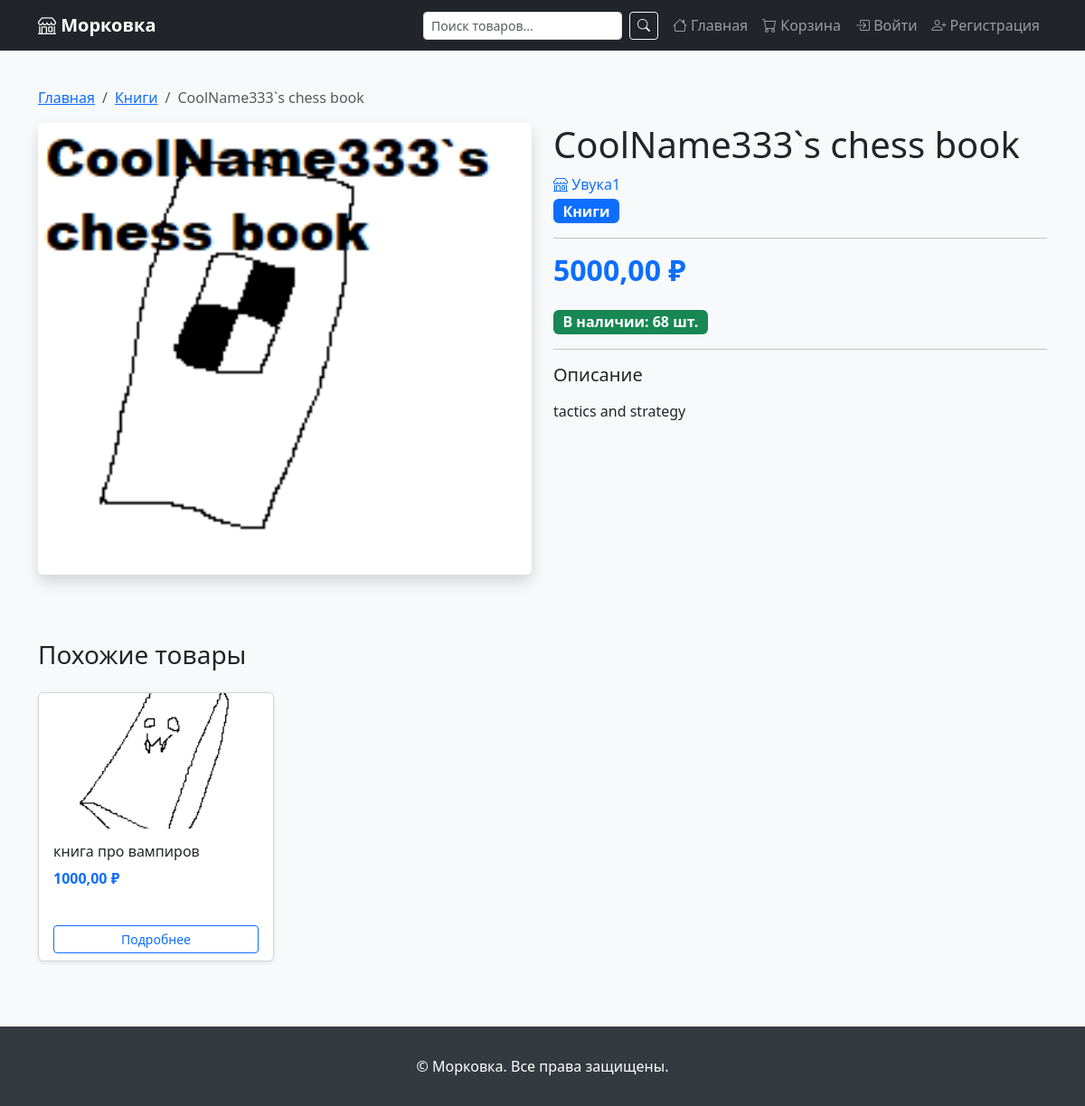
Screenshot of /store/product/coolname333s-chess-book/ with the database file from the repository.
### marketplace_project/products/models.py (models this page shows, shortened)
class Product(models.Model):
    name = models.CharField(max_length=200, verbose_name='Название')
    slug = models.SlugField(max_length=200, unique=True, blank=True)
    description = models.TextField(blank=True, verbose_name='Описание')
    price = models.DecimalField(
        max_digits=10,
        decimal_places=2,
        verbose_name='Цена',
    )
    stock = models.PositiveIntegerField(
        default=0,
        verbose_name='Остаток на складе',
    )
    image = models.ImageField(
        upload_to='products/',
        blank=True,
        null=True,
        verbose_name='Изображение',
    )
    is_active = models.BooleanField(default=True, verbose_name='Активен')
    created_at = models.DateTimeField(auto_now_add=True)
    updated_at = models.DateTimeField(auto_now=True)
    vendor = models.ForeignKey(
        'users.Vendor',
        on_delete=models.CASCADE,
        related_name='products',
        verbose_name='Продавец',
    )
    category = models.ForeignKey(
        Category,
        on_delete=models.SET_NULL,
        null=True,
        blank=True,
        related_name='products',
        verbose_name='Категория',
    )
    class Meta:
        verbose_name = 'Товар'
        verbose_name_plural = 'Товары'
        ordering = ['-created_at']
        indexes = [
            models.Index(fields=['slug']),
            models.Index(fields=['-created_at']),
            models.Index(fields=['is_active', '-created_at']),
        ]
    def get_absolute_url(self):
        return reverse('store:product_detail', kwargs={'slug': self.slug})
    @property
    def is_in_stock(self):
        return self.stock > 0

class Category(models.Model):
    name = models.CharField(max_length=200, verbose_name='Название')
    slug = models.SlugField(max_length=200, unique=True, blank=True)
    description = models.TextField(blank=True, verbose_name='Описание')
    parent = models.ForeignKey(
        'self',
        on_delete=models.CASCADE,
        null=True,
        blank=True,
        related_name='children',
        verbose_name='Родительская категория',
    )
    is_active = models.BooleanField(default=True, verbose_name='Активна')
    created_at = models.DateTimeField(auto_now_add=True)
    class Meta:
        verbose_name = 'Категория'
        verbose_name_plural = 'Категории'
        ordering = ['name']
        indexes = [models.Index(fields=['slug'])]
    def get_absolute_url(self):
        return reverse('store:category_detail', kwargs={'slug': self.slug})

### marketplace_project/users/models.py (models this page shows, shortened)
class Vendor(models.Model):
    STATUS_CHOICES = (
        ('pending', 'На модерации'),
        ('active', 'Активен'),
        ('rejected', 'Отклонено'),
        ('suspended', 'Приостановлен'),
    )
    owner = models.OneToOneField(
        CustomUser,
        on_delete=models.CASCADE,
        related_name='vendor',
        limit_choices_to={'role': 'seller'},
    )
    name = models.CharField(max_length=200, verbose_name='Название магазина')
    slug = models.SlugField(max_length=200, unique=True, blank=True)
    description = models.TextField(blank=True, verbose_name='Описание')
    logo = models.ImageField(upload_to='vendors/', blank=True, null=True)
    email = models.EmailField(blank=True, verbose_name='Контактный email')
    phone = models.CharField(max_length=20, blank=True, verbose_name='Телефон')
    address = models.TextField(blank=True, verbose_name='Адрес магазина')
    status = models.CharField(
        max_length=10,
        choices=STATUS_CHOICES,
        default='pending',
    )
    rating = models.DecimalField(
        max_digits=3,
        decimal_places=2,
        default=0,
        verbose_name='Рейтинг',
    )
    created_at = models.DateTimeField(auto_now_add=True)
    updated_at = models.DateTimeField(auto_now=True)
    class Meta:
        verbose_name = 'Магазин'
        verbose_name_plural = 'Магазины'
        ordering = ['name']
    def get_absolute_url(self):
        return reverse('store:vendor_detail', kwargs={'slug': self.slug})

### marketplace_project/products/views.py (the view)
# urls.py: path('product/<slug:slug>/', views.product_detail, name='product_detail'),
def product_detail(request, slug):
    product = get_object_or_404(
        Product.objects.select_related('vendor', 'category').prefetch_related(
            'order_items'
        ),
        slug=slug,
        is_active=True,
    )
    related_products = Product.objects.filter(
        category=product.category,
        is_active=True,
    ).exclude(pk=product.pk)[:4]
    return render(request, 'store/product_detail.html', {
        'product': product,
        'related_products': related_products,
    })

### templates/store/product_detail.html (shortened to what this page needs)
{% extends 'base.html' %}
{% block content %}
<nav aria-label="breadcrumb">
    <ol class="breadcrumb">
        <li class="breadcrumb-item"><a href="{% url 'store:home' %}">Главная</a></li>
        {% if product.category %}
        <li class="breadcrumb-item"><a href="{{ product.category.get_absolute_url }}">{{ product.category.name }}</a></li>
        {% endif %}
        <li class="breadcrumb-item active">{{ product.name }}</li>
    </ol>
</nav>
<div class="row">
    <div class="col-md-6 mb-4">
        {% if product.image %}
        <img src="{{ product.image.url }}" alt="{{ product.name }}" class="img-fluid rounded shadow w-100"
             style="max-height:500px;object-fit:cover;">
        {% else %}
        <div class="bg-secondary d-flex align-items-center justify-content-center rounded shadow w-100"
             style="height:400px;color:white;font-size:5rem;">
            <i class="bi bi-image"></i>
        </div>
        {% endif %}
    </div>
    <div class="col-md-6">
        <h1 class="mb-2">{{ product.name }}</h1>
        <p class="text-muted mb-1">
            <a href="{{ product.vendor.get_absolute_url }}" class="text-decoration-none">
                <i class="bi bi-shop"></i> {{ product.vendor.name }}
            </a>
        </p>
        <div class="mb-3">
            <span class="badge bg-primary fs-6">{{ product.category.name|default:'Без категории' }}</span>
        </div>
        <hr>
        <div class="mb-4">
            <h2 class="text-primary fw-bold">{{ product.price }} ₽</h2>
        </div>
        <div class="mb-3">
            {% if product.is_in_stock %}
            <span class="badge bg-success fs-6">В наличии: {{ product.stock }} шт.</span>
            {% else %}
            <span class="badge bg-danger fs-6">Нет в наличии</span>
            {% endif %}
        </div>
        <hr>
        <h5>Описание</h5>
        <p class="text-muted">{{ product.description|linebreaks|default:'Описание отсутствует' }}</p>
    </div>
</div>
{% if related_products %}
<div class="mt-5">
    <h3 class="mb-4">Похожие товары</h3>
    <div class="row g-4">
        {% for p in related_products %}
        <div class="col-6 col-md-3">
            <div class="card product-card h-100 shadow-sm">
                {% if p.image %}
                <img src="{{ p.image.url }}" class="card-img-top" alt="{{ p.name }}"
                     style="height:150px;object-fit:cover;">
                {% else %}
                <div class="card-img-top bg-secondary d-flex align-items-center justify-content-center"
                     style="height:150px;color:white;font-size:2rem;">
                    <i class="bi bi-image"></i>
                </div>
                {% endif %}
                <div class="card-body">
                    <h6 class="card-title text-truncate">{{ p.name }}</h6>
                    <p class="fw-bold text-primary">{{ p.price }} ₽</p>
                </div>
                <div class="card-footer bg-white border-top-0">
                    <a href="{{ p.get_absolute_url }}" class="btn btn-outline-primary btn-sm w-100">Подробнее</a>
                </div>
            </div>
        </div>
        {% endfor %}
    </div>
</div>
{% endif %}
{% endblock %}

### templates/base.html (style rules this page uses)
body { background-color: #f8f9fa; }
.product-card { transition: transform 0.2s; }

### rows the page displays
Product: category.name "Книги", name "CoolName333`s chess book", image (picture), vendor.name "Увука1", price "5000,00", stock "68", description "tactics and strategy"
Product: image (picture), name "книга про вампиров", price "1000,00"
